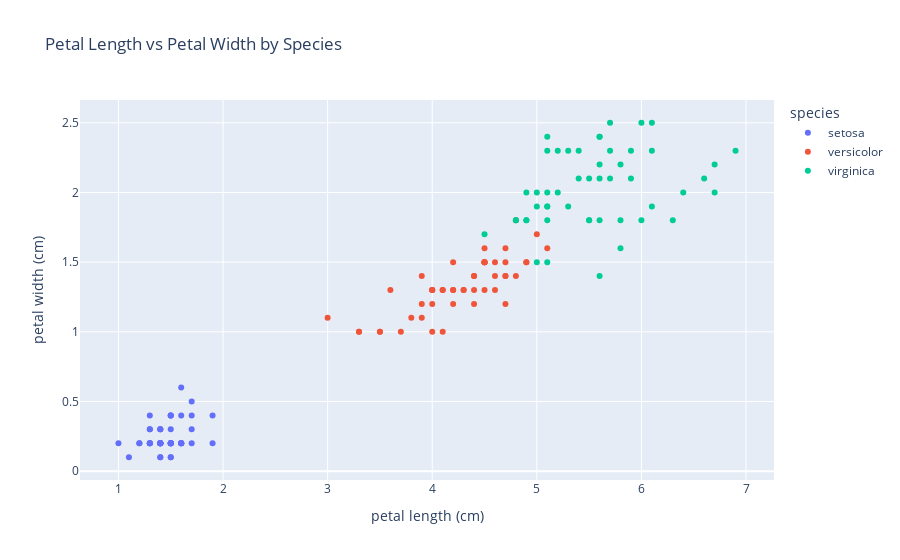

Write notebook code for a chart like this one.
### Code cell
import plotly.express as px

fig = px.scatter(df, 
                 x='petal length (cm)', 
                 y='petal width (cm)', 
                 color='species',
                 title='Petal Length vs Petal Width by Species')
fig.show()

### Figure 1 — Plotly figure (JSON) as saved in the notebook; plotly's stock layout.template omitted (floating-point values rounded to 4 significant figures)
{"data": [{"hovertemplate": "species=setosa<br>petal length (cm)=%{x}<br>petal width (cm)=%{y}<extra></extra>", "legendgroup": "setosa", "marker": {"color": "#636efa", "symbol": "circle"}, "mode": "markers", "name": "setosa", "orientation": "v", "showlegend": true, "type": "scatter", "x": [1.4, 1.4, 1.3, 1.5, 1.4, 1.7, 1.4, 1.5, 1.4, 1.5, 1.5, 1.6, 1.4, 1.1, 1.2, 1.5, 1.3, 1.4, 1.7, 1.5, 1.7, 1.5, 1.0, 1.7, 1.9, 1.6, 1.6, 1.5, 1.4, 1.6, 1.6, 1.5, 1.5, 1.4, 1.5, 1.2, 1.3, 1.4, 1.3, 1.5, 1.3, 1.3, 1.3, 1.6, 1.9, 1.4, 1.6, 1.4, 1.5, 1.4], "xaxis": "x", "y": [0.2, 0.2, 0.2, 0.2, 0.2, 0.4, 0.3, 0.2, 0.2, 0.1, 0.2, 0.2, 0.1, 0.1, 0.2, 0.4, 0.4, 0.3, 0.3, 0.3, 0.2, 0.4, 0.2, 0.5, 0.2, 0.2, 0.4, 0.2, 0.2, 0.2, 0.2, 0.4, 0.1, 0.2, 0.2, 0.2, 0.2, 0.1, 0.2, 0.2, 0.3, 0.3, 0.2, 0.6, 0.4, 0.3, 0.2, 0.2, 0.2, 0.2], "yaxis": "y"}, {"hovertemplate": "species=versicolor<br>petal length (cm)=%{x}<br>petal width (cm)=%{y}<extra></extra>", "legendgroup": "versicolor", "marker": {"color": "#EF553B", "symbol": "circle"}, "mode": "markers", "name": "versicolor", "orientation": "v", "showlegend": true, "type": "scatter", "x": [4.7, 4.5, 4.9, 4.0, 4.6, 4.5, 4.7, 3.3, 4.6, 3.9, 3.5, 4.2, 4.0, 4.7, 3.6, 4.4, 4.5, 4.1, 4.5, 3.9, 4.8, 4.0, 4.9, 4.7, 4.3, 4.4, 4.8, 5.0, 4.5, 3.5, 3.8, 3.7, 3.9, 5.1, 4.5, 4.5, 4.7, 4.4, 4.1, 4.0, 4.4, 4.6, 4.0, 3.3, 4.2, 4.2, 4.2, 4.3, 3.0, 4.1], "xaxis": "x", "y": [1.4, 1.5, 1.5, 1.3, 1.5, 1.3, 1.6, 1.0, 1.3, 1.4, 1.0, 1.5, 1.0, 1.4, 1.3, 1.4, 1.5, 1.0, 1.5, 1.1, 1.8, 1.3, 1.5, 1.2, 1.3, 1.4, 1.4, 1.7, 1.5, 1.0, 1.1, 1.0, 1.2, 1.6, 1.5, 1.6, 1.5, 1.3, 1.3, 1.3, 1.2, 1.4, 1.2, 1.0, 1.3, 1.2, 1.3, 1.3, 1.1, 1.3], "yaxis": "y"}, {"hovertemplate": "species=virginica<br>petal length (cm)=%{x}<br>petal width (cm)=%{y}<extra></extra>", "legendgroup": "virginica", "marker": {"color": "#00cc96", "symbol": "circle"}, "mode": "markers", "name": "virginica", "orientation": "v", "showlegend": true, "type": "scatter", "x": [6.0, 5.1, 5.9, 5.6, 5.8, 6.6, 4.5, 6.3, 5.8, 6.1, 5.1, 5.3, 5.5, 5.0, 5.1, 5.3, 5.5, 6.7, 6.9, 5.0, 5.7, 4.9, 6.7, 4.9, 5.7, 6.0, 4.8, 4.9, 5.6, 5.8, 6.1, 6.4, 5.6, 5.1, 5.6, 6.1, 5.6, 5.5, 4.8, 5.4, 5.6, 5.1, 5.1, 5.9, 5.7, 5.2, 5.0, 5.2, 5.4, 5.1], "xaxis": "x", "y": [2.5, 1.9, 2.1, 1.8, 2.2, 2.1, 1.7, 1.8, 1.8, 2.5, 2.0, 1.9, 2.1, 2.0, 2.4, 2.3, 1.8, 2.2, 2.3, 1.5, 2.3, 2.0, 2.0, 1.8, 2.1, 1.8, 1.8, 1.8, 2.1, 1.6, 1.9, 2.0, 2.2, 1.5, 1.4, 2.3, 2.4, 1.8, 1.8, 2.1, 2.4, 2.3, 1.9, 2.3, 2.5, 2.3, 1.9, 2.0, 2.3, 1.8], "yaxis": "y"}], "layout": {"legend": {"title": {"text": "species"}, "tracegroupgap": 0}, "title": {"text": "Petal Length vs Petal Width by Species"}, "xaxis": {"anchor": "y", "domain": [0, 1], "title": {"text": "petal length (cm)"}}, "yaxis": {"anchor": "x", "domain": [0, 1], "title": {"text": "petal width (cm)"}}}}
